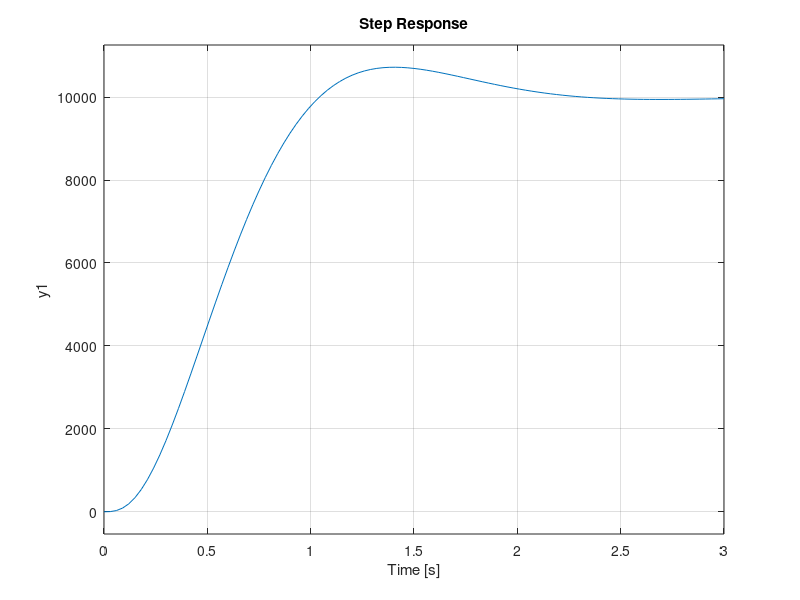

Reproduce this figure in MATLAB.
function Robot_Arm_P3()

s = tf('s');

% k = [1,5,10,15,20];
k = [1000000];
for ik = 1:length(k)
    G = k(ik) / ((s+10)*(s^2 + 4*s + 10));
    step(G)
    hold on
end
% legend('1','5','10','15','20')
end